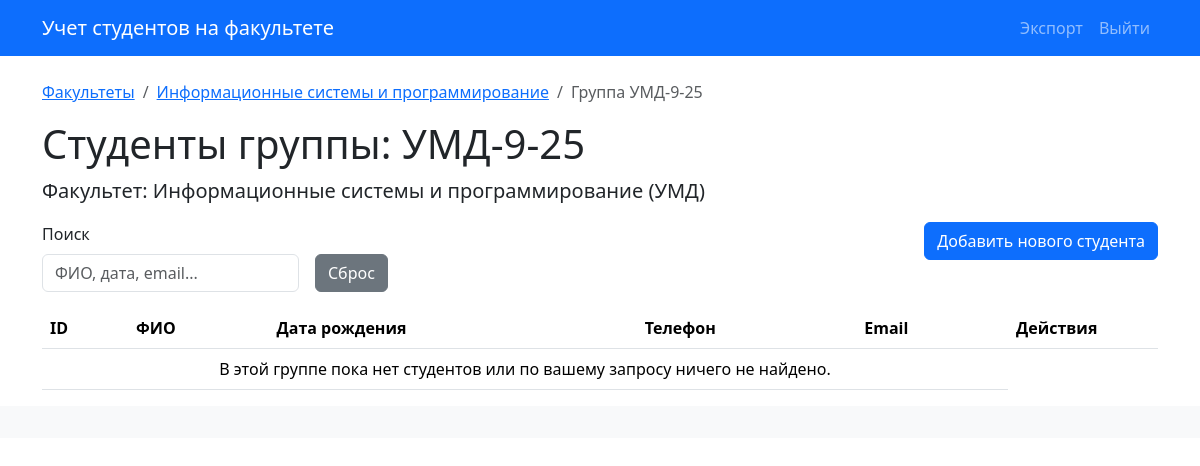
Before: /groups/9/students/ with the older database file.
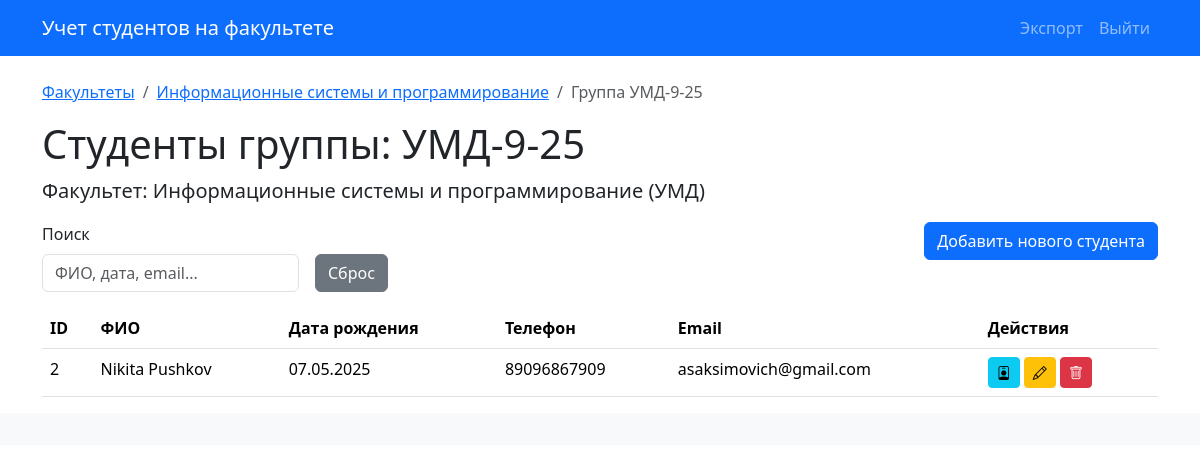
After: the same page with the newer database file.
### app/models.py (models this page shows, shortened)
class Faculty(db.Model):
    id = db.Column(db.Integer, primary_key=True)
    name = db.Column(db.String(128), nullable=False)
    short_name = db.Column(db.String(32), nullable=False)
    description = db.Column(db.Text)
    groups = db.relationship('Group', backref='faculty', cascade='all, delete-orphan')

class Group(db.Model):
    id = db.Column(db.Integer, primary_key=True)
    year = db.Column(db.Integer, nullable=False)
    duration = db.Column(db.Integer, nullable=False)
    name = db.Column(db.String(64), nullable=False)
    course = db.Column(db.Integer, nullable=False)
    status = db.Column(db.String(32))
    faculty_id = db.Column(db.Integer, db.ForeignKey('faculty.id'), nullable=False)
    students = db.relationship('Student', backref='group', cascade='all, delete-orphan')

class Student(db.Model):
    id = db.Column(db.Integer, primary_key=True)
    full_name = db.Column(db.String(100), nullable=False)
    date_of_birth = db.Column(db.Date, nullable=False)
    phone_number = db.Column(db.String(32), nullable=False)
    email = db.Column(db.String(128), nullable=False, unique=True)
    group_id = db.Column(db.Integer, db.ForeignKey('group.id'), nullable=False)
    photo_filename = db.Column(db.String(255), nullable=True)

### app/routes/students.py (the view, shortened to what this page needs)
@group_students_bp.route('/')
def list_students_in_group(group_id):
    group = Group.query.get_or_404(group_id)
    search_query = request.args.get('search_query', '').strip()
    sort_column_for_template = request.args.get('sort_by')
    current_sort_order = request.args.get('order', 'asc')
    students_from_db = Student.query.filter_by(group_id=group.id).all()
    processed_students = []
    for student_obj in students_from_db:
        processed_students.append({
            'id': student_obj.id,
            'full_name': student_obj.full_name,
            'date_of_birth': student_obj.date_of_birth, # Оставляем как объект date для сортировки
            'date_of_birth_str': student_obj.date_of_birth.strftime('%d.%m.%Y') if student_obj.date_of_birth else '-', # Строка для отображения и поиска
            'phone_number': student_obj.phone_number,
            'email': student_obj.email,
        })
    actual_sort_column_for_data = sort_column_for_template if sort_column_for_template else 'full_name'
    valid_sort_columns = ['full_name', 'date_of_birth', 'phone_number', 'email']
    if processed_students: # Только если есть что сортировать
        if actual_sort_column_for_data != 'default' and actual_sort_column_for_data in valid_sort_columns:
            processed_students.sort(key=lambda x: get_student_sort_key(x, actual_sort_column_for_data), reverse=(current_sort_order == 'desc'))
        else: # Сортировка по умолчанию (full_name asc)
            processed_students.sort(key=lambda x: get_student_sort_key(x, 'full_name')) # Явно указываем full_name
    return render_template('students/list.html',
                           students=processed_students,
                           group=group,
                           faculty=group.faculty, # Передаем факультет для хлебных крошек
                           search_query=search_query,
                           sort_by=sort_column_for_template, # Передаем None или значение из URL
                           order=current_sort_order)

### app/routes/students.py (called while the page is built)
def get_student_sort_key(item, column):
    val = item.get(column) # item - это словарь
    if isinstance(val, (int, float)):
        return val
    if isinstance(val, datetime):
        return val # Даты можно сравнивать напрямую
    if isinstance(val, str):
        return val.lower()
    return str(val).lower() # Для None или других типов, приводим к строке

### app/templates/students/list.html (shortened to what this page needs)
{% extends "base.html" %}
{% block content %}
    <nav aria-label="breadcrumb">
        <ol class="breadcrumb">
            <li class="breadcrumb-item"><a href="{{ url_for('faculties.list_faculties') }}">Факультеты</a></li>
            <li class="breadcrumb-item"><a href="{{ url_for('faculty_groups.list_groups', faculty_id=group.faculty.id) }}">{{ group.faculty.name }}</a></li>
            <li class="breadcrumb-item active" aria-current="page">Группа {{ group.name }}</li>
        </ol>
    </nav>
    <h1>Студенты группы: {{ group.name }}</h1>
    <p class="lead">Факультет: {{ group.faculty.name }} ({{ group.faculty.short_name }})</p>
    <div class="row mb-3">
        <div class="col-md-8">
            <form method="GET" action="{{ url_for('group_students.list_students_in_group', group_id=group.id) }}" class="row g-3 align-items-end" id="filterSortFormStudents">
                <div class="col-auto">
                    <label for="search_query_student" class="form-label">Поиск</label>
                    <input type="text" name="search_query" id="search_query_student" class="form-control" placeholder="ФИО, дата, email..." value="{{ search_query }}" onchange="this.form.submit()">
                </div>
                <div class="col-auto">
                    <a href="{{ url_for('group_students.list_students_in_group', group_id=group.id) }}" class="btn btn-secondary">Сброс</a>
                </div>
            </form>
        </div>
        <div class="col-md-4 text-end">
            <a href="{{ url_for('group_students.create_student_in_group', group_id=group.id) }}" class="btn btn-primary">Добавить нового студента</a>
        </div>
    </div>
    <table class="table table-hover">
        <thead>
            <tr>
                <th scope="col" class="sortable-header-student {% if sort_by and sort_by == 'id' %}active-sort-{{ order }}{% endif %}" data-sort="id">
                    ID {% if sort_by and sort_by == 'id' %}{% if order == 'asc' %}▲{% else %}▼{% endif %}{% endif %}
                </th>
                <th scope="col" class="sortable-header-student {% if sort_by and sort_by == 'full_name' %}active-sort-{{ order }}{% endif %}" data-sort="full_name">
                    ФИО {% if sort_by and sort_by == 'full_name' %}{% if order == 'asc' %}▲{% else %}▼{% endif %}{% endif %}
                </th>
                <th scope="col" class="sortable-header-student {% if sort_by and sort_by == 'date_of_birth' %}active-sort-{{ order }}{% endif %}" data-sort="date_of_birth">
                    Дата рождения {% if sort_by and sort_by == 'date_of_birth' %}{% if order == 'asc' %}▲{% else %}▼{% endif %}{% endif %}
                </th>
                <th scope="col" class="sortable-header-student {% if sort_by and sort_by == 'phone_number' %}active-sort-{{ order }}{% endif %}" data-sort="phone_number">
                    Телефон {% if sort_by and sort_by == 'phone_number' %}{% if order == 'asc' %}▲{% else %}▼{% endif %}{% endif %}
                </th>
                <th scope="col" class="sortable-header-student {% if sort_by and sort_by == 'email' %}active-sort-{{ order }}{% endif %}" data-sort="email">
                    Email {% if sort_by and sort_by == 'email' %}{% if order == 'asc' %}▲{% else %}▼{% endif %}{% endif %}
                </th>
                <th scope="col">Действия</th>
            </tr>
        </thead>
        <tbody>
            {% for student_item in students %}
            <tr>
                <td>{{ student_item.id }}</td>
                <td>{{ student_item.full_name }}</td>
                <td>{{ student_item.date_of_birth_str }}</td>
                <td>{{ student_item.phone_number }}</td>
                <td>{{ student_item.email }}</td>
                <td>
                    <a href="{{ url_for('students.view_student_card', student_id=student_item.id) }}" class="btn btn-sm btn-info" title="Карточка студента">
                        <i class="bi bi-person-badge"></i>
                    </a>
                    <a href="{{ url_for('students.edit_student', student_id=student_item.id) }}" class="btn btn-sm btn-warning" title="Редактировать">
                        <i class="bi bi-pencil"></i>
                    </a>
                    <button type="button" class="btn btn-sm btn-danger delete-student-btn"
                            data-bs-toggle="modal"
                            data-bs-target="#confirmDeleteStudentModal"
                            data-student-id="{{ student_item.id }}"
                            data-student-name="{{ student_item.full_name }}"
                            title="Удалить">
                        <i class="bi bi-trash"></i>
                    </button>
                </td>
            </tr>
            {% else %}
            <tr>
                <td colspan="5" class="text-center">В этой группе пока нет студентов или по вашему запросу ничего не найдено.</td>
            </tr>
            {% endfor %}
        </tbody>
    </table>
{% endblock %}

### app/templates/base.html (shortened to what this page needs)
<!DOCTYPE html>
<html lang="ru">
<head>
    <link href="https://cdn.jsdelivr.net/npm/bootstrap@5.3.2/dist/css/bootstrap.min.css" rel="stylesheet">
    <link rel="stylesheet" href="https://cdn.jsdelivr.net/npm/bootstrap-icons@1.10.0/font/bootstrap-icons.css">
</head>
<body>
    <header class="navbar navbar-expand-lg navbar-dark bg-primary mb-4">
        <div class="container">
            <a class="navbar-brand" href="{{ url_for('faculties.list_faculties') }}">Учет студентов на факультете</a>
            <div class="collapse navbar-collapse" id="navbarNav">
                <ul class="navbar-nav ms-auto">
                    <li class="nav-item">
                        <a class="nav-link" href="{{ url_for('export_import.export_excel') }}">Экспорт</a>
                    </li>
                    <li class="nav-item">
                        <a class="nav-link" href="{{ url_for('main.welcome') }}">Выйти</a>
                    </li>
                </ul>
            </div>
        </div>
    </header>
    <main class="container">
        {% block content %}{% endblock %}
    </main>
    <footer class="mt-auto py-3 bg-light text-center">
    </footer>
</body>
</html>

### app/templates/students/list.html (style rules this page uses)
.sortable-header-student { text-decoration: none; color: inherit; cursor: pointer; }

Changed rows visible on the page:
added Student: id "2", full_name "Nikita Pushkov", date_of_birth_str "07.05.2025", phone_number "89096867909", email "asaksimovich@gmail.com"
Other visible differences:
text no longer shown: "В этой группе пока нет студентов или по вашему запросу ничего не найдено."
